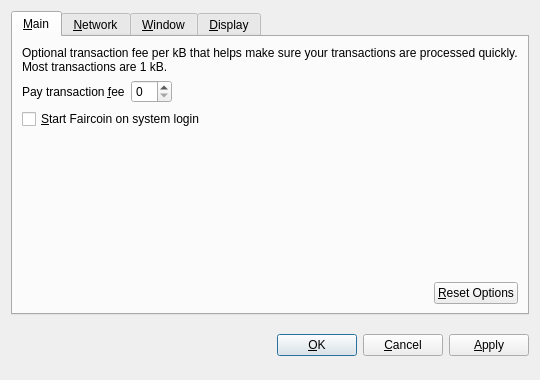
<?xml version="1.0" encoding="UTF-8"?>
<ui version="4.0">
 <class>OptionsDialog</class>
 <widget class="QDialog" name="OptionsDialog">
  <property name="geometry">
   <rect>
    <x>0</x>
    <y>0</y>
    <width>540</width>
    <height>380</height>
   </rect>
  </property>
  <property name="windowTitle">
   <string>Options</string>
  </property>
  <property name="modal">
   <bool>true</bool>
  </property>
  <layout class="QVBoxLayout" name="verticalLayout">
   <item>
    <widget class="QTabWidget" name="tabWidget">
     <property name="tabPosition">
      <enum>QTabWidget::North</enum>
     </property>
     <property name="currentIndex">
      <number>0</number>
     </property>
     <widget class="QWidget" name="tabMain">
      <attribute name="title">
       <string>&amp;Main</string>
      </attribute>
      <layout class="QVBoxLayout" name="verticalLayout_Main">
       <item>
        <widget class="QLabel" name="transactionFeeInfoLabel">
         <property name="text">
          <string>Optional transaction fee per kB that helps make sure your transactions are processed quickly. Most transactions are 1 kB.</string>
         </property>
         <property name="textFormat">
          <enum>Qt::PlainText</enum>
         </property>
         <property name="wordWrap">
          <bool>true</bool>
         </property>
        </widget>
       </item>
       <item>
        <layout class="QHBoxLayout" name="horizontalLayout_1_Main">
         <item>
          <widget class="QLabel" name="transactionFeeLabel">
           <property name="text">
            <string>Pay transaction &amp;fee</string>
           </property>
           <property name="textFormat">
            <enum>Qt::PlainText</enum>
           </property>
           <property name="buddy">
            <cstring>transactionFee</cstring>
           </property>
          </widget>
         </item>
         <item>
          <widget class="BitcoinAmountField" name="transactionFee"/>
         </item>
         <item>
          <spacer name="horizontalSpacer_1_Main">
           <property name="orientation">
            <enum>Qt::Horizontal</enum>
           </property>
           <property name="sizeHint" stdset="0">
            <size>
             <width>40</width>
             <height>20</height>
            </size>
           </property>
          </spacer>
         </item>
        </layout>
       </item>
       <item>
        <widget class="QCheckBox" name="bitcoinAtStartup">
         <property name="toolTip">
          <string>Automatically start Faircoin after logging in to the system.</string>
         </property>
         <property name="text">
          <string>&amp;Start Faircoin on system login</string>
         </property>
        </widget>
       </item>
       <item>
        <spacer name="verticalSpacer_Main">
         <property name="orientation">
          <enum>Qt::Vertical</enum>
         </property>
         <property name="sizeHint" stdset="0">
          <size>
           <width>20</width>
           <height>40</height>
          </size>
         </property>
        </spacer>
       </item>
       <item>
        <layout class="QHBoxLayout" name="horizontalLayout_2_Main">
         <item>
          <spacer name="horizontalSpacer_2_Main">
           <property name="orientation">
            <enum>Qt::Horizontal</enum>
           </property>
           <property name="sizeHint" stdset="0">
            <size>
             <width>40</width>
             <height>20</height>
            </size>
           </property>
          </spacer>
         </item>
         <item>
          <widget class="QPushButton" name="resetButton">
           <property name="toolTip">
            <string>Reset all client options to default.</string>
           </property>
           <property name="text">
            <string>&amp;Reset Options</string>
           </property>
           <property name="autoDefault">
            <bool>false</bool>
           </property>
          </widget>
         </item>
        </layout>
       </item>
      </layout>
     </widget>
     <widget class="QWidget" name="tabNetwork">
      <attribute name="title">
       <string>&amp;Network</string>
      </attribute>
      <layout class="QVBoxLayout" name="verticalLayout_Network">
       <item>
        <widget class="QCheckBox" name="mapPortUpnp">
         <property name="toolTip">
          <string>Automatically open the Faircoin client port on the router. This only works when your router supports UPnP and it is enabled.</string>
         </property>
         <property name="text">
          <string>Map port using &amp;UPnP</string>
         </property>
        </widget>
       </item>
       <item>
        <widget class="QCheckBox" name="connectSocks">
         <property name="toolTip">
          <string>Connect to the Faircoin network through a SOCKS proxy (e.g. when connecting through Tor).</string>
         </property>
         <property name="text">
          <string>&amp;Connect through SOCKS proxy:</string>
         </property>
        </widget>
       </item>
       <item>
        <layout class="QHBoxLayout" name="horizontalLayout_Network">
         <item>
          <widget class="QLabel" name="proxyIpLabel">
           <property name="text">
            <string>Proxy &amp;IP:</string>
           </property>
           <property name="textFormat">
            <enum>Qt::PlainText</enum>
           </property>
           <property name="buddy">
            <cstring>proxyIp</cstring>
           </property>
          </widget>
         </item>
         <item>
          <widget class="QValidatedLineEdit" name="proxyIp">
           <property name="maximumSize">
            <size>
             <width>140</width>
             <height>16777215</height>
            </size>
           </property>
           <property name="toolTip">
            <string>IP address of the proxy (e.g. 127.0.0.1)</string>
           </property>
          </widget>
         </item>
         <item>
          <widget class="QLabel" name="proxyPortLabel">
           <property name="text">
            <string>&amp;Port:</string>
           </property>
           <property name="textFormat">
            <enum>Qt::PlainText</enum>
           </property>
           <property name="buddy">
            <cstring>proxyPort</cstring>
           </property>
          </widget>
         </item>
         <item>
          <widget class="QLineEdit" name="proxyPort">
           <property name="maximumSize">
            <size>
             <width>55</width>
             <height>16777215</height>
            </size>
           </property>
           <property name="toolTip">
            <string>Port of the proxy (e.g. 9050)</string>
           </property>
          </widget>
         </item>
         <item>
          <widget class="QLabel" name="socksVersionLabel">
           <property name="text">
            <string>SOCKS &amp;Version:</string>
           </property>
           <property name="textFormat">
            <enum>Qt::PlainText</enum>
           </property>
           <property name="buddy">
            <cstring>socksVersion</cstring>
           </property>
          </widget>
         </item>
         <item>
          <widget class="QValueComboBox" name="socksVersion">
           <property name="toolTip">
            <string>SOCKS version of the proxy (e.g. 5)</string>
           </property>
          </widget>
         </item>
         <item>
          <spacer name="horizontalSpacer_Network">
           <property name="orientation">
            <enum>Qt::Horizontal</enum>
           </property>
           <property name="sizeHint" stdset="0">
            <size>
             <width>40</width>
             <height>20</height>
            </size>
           </property>
          </spacer>
         </item>
        </layout>
       </item>
       <item>
        <spacer name="verticalSpacer_Network">
         <property name="orientation">
          <enum>Qt::Vertical</enum>
         </property>
         <property name="sizeHint" stdset="0">
          <size>
           <width>20</width>
           <height>40</height>
          </size>
         </property>
        </spacer>
       </item>
      </layout>
     </widget>
     <widget class="QWidget" name="tabWindow">
      <attribute name="title">
       <string>&amp;Window</string>
      </attribute>
      <layout class="QVBoxLayout" name="verticalLayout_Window">
       <item>
        <widget class="QCheckBox" name="minimizeToTray">
         <property name="toolTip">
          <string>Show only a tray icon after minimizing the window.</string>
         </property>
         <property name="text">
          <string>&amp;Minimize to the tray instead of the taskbar</string>
         </property>
        </widget>
       </item>
       <item>
        <widget class="QCheckBox" name="minimizeOnClose">
         <property name="toolTip">
          <string>Minimize instead of exit the application when the window is closed. When this option is enabled, the application will be closed only after selecting Quit in the menu.</string>
         </property>
         <property name="text">
          <string>M&amp;inimize on close</string>
         </property>
        </widget>
       </item>
       <item>
        <spacer name="verticalSpacer_Window">
         <property name="orientation">
          <enum>Qt::Vertical</enum>
         </property>
         <property name="sizeHint" stdset="0">
          <size>
           <width>20</width>
           <height>40</height>
          </size>
         </property>
        </spacer>
       </item>
      </layout>
     </widget>
     <widget class="QWidget" name="tabDisplay">
      <attribute name="title">
       <string>&amp;Display</string>
      </attribute>
      <layout class="QVBoxLayout" name="verticalLayout_Display">
       <item>
        <layout class="QHBoxLayout" name="horizontalLayout_1_Display">
         <item>
          <widget class="QLabel" name="langLabel">
           <property name="text">
            <string>User Interface &amp;language:</string>
           </property>
           <property name="textFormat">
            <enum>Qt::PlainText</enum>
           </property>
           <property name="buddy">
            <cstring>lang</cstring>
           </property>
          </widget>
         </item>
         <item>
          <widget class="QValueComboBox" name="lang">
           <property name="toolTip">
            <string>The user interface language can be set here. This setting will take effect after restarting Faircoin.</string>
           </property>
          </widget>
         </item>
        </layout>
       </item>
       <item>
        <layout class="QHBoxLayout" name="horizontalLayout_2_Display">
         <item>
          <widget class="QLabel" name="unitLabel">
           <property name="text">
            <string>&amp;Unit to show amounts in:</string>
           </property>
           <property name="textFormat">
            <enum>Qt::PlainText</enum>
           </property>
           <property name="buddy">
            <cstring>unit</cstring>
           </property>
          </widget>
         </item>
         <item>
          <widget class="QValueComboBox" name="unit">
           <property name="toolTip">
            <string>Choose the default subdivision unit to show in the interface and when sending coins.</string>
           </property>
          </widget>
         </item>
        </layout>
       </item>
       <item>
        <widget class="QCheckBox" name="displayAddresses">
         <property name="toolTip">
          <string>Whether to show Faircoin addresses in the transaction list or not.</string>
         </property>
         <property name="text">
          <string>&amp;Display addresses in transaction list</string>
         </property>
        </widget>
       </item>
       <item>
        <widget class="QCheckBox" name="coinControlFeatures">
         <property name="toolTip">
          <string>Whether to show coin control features or not.</string>
         </property>
         <property name="text">
          <string>Display coin &amp;control features (experts only!)</string>
         </property>
        </widget>
       </item>
       <item>
        <spacer name="verticalSpacer_Display">
         <property name="orientation">
          <enum>Qt::Vertical</enum>
         </property>
         <property name="sizeHint" stdset="0">
          <size>
           <width>20</width>
           <height>40</height>
          </size>
         </property>
        </spacer>
       </item>
      </layout>
     </widget>
    </widget>
   </item>
   <item>
    <layout class="QHBoxLayout" name="horizontalLayout_Buttons">
     <item>
      <spacer name="horizontalSpacer_1">
       <property name="orientation">
        <enum>Qt::Horizontal</enum>
       </property>
       <property name="sizeHint" stdset="0">
        <size>
         <width>40</width>
         <height>48</height>
        </size>
       </property>
      </spacer>
     </item>
     <item>
      <widget class="QLabel" name="statusLabel">
       <property name="font">
        <font>
         <weight>75</weight>
         <bold>true</bold>
        </font>
       </property>
       <property name="text">
        <string/>
       </property>
       <property name="textFormat">
        <enum>Qt::PlainText</enum>
       </property>
       <property name="wordWrap">
        <bool>true</bool>
       </property>
      </widget>
     </item>
     <item>
      <spacer name="horizontalSpacer_2">
       <property name="orientation">
        <enum>Qt::Horizontal</enum>
       </property>
       <property name="sizeHint" stdset="0">
        <size>
         <width>40</width>
         <height>48</height>
        </size>
       </property>
      </spacer>
     </item>
     <item>
      <widget class="QPushButton" name="okButton">
       <property name="text">
        <string>&amp;OK</string>
       </property>
      </widget>
     </item>
     <item>
      <widget class="QPushButton" name="cancelButton">
       <property name="text">
        <string>&amp;Cancel</string>
       </property>
       <property name="autoDefault">
        <bool>false</bool>
       </property>
      </widget>
     </item>
     <item>
      <widget class="QPushButton" name="applyButton">
       <property name="text">
        <string>&amp;Apply</string>
       </property>
       <property name="autoDefault">
        <bool>false</bool>
       </property>
      </widget>
     </item>
    </layout>
   </item>
  </layout>
 </widget>
 <customwidgets>
  <customwidget>
   <class>BitcoinAmountField</class>
   <extends>QSpinBox</extends>
   <header>bitcoinamountfield.h</header>
  </customwidget>
  <customwidget>
   <class>QValueComboBox</class>
   <extends>QComboBox</extends>
   <header>qvaluecombobox.h</header>
  </customwidget>
  <customwidget>
   <class>QValidatedLineEdit</class>
   <extends>QLineEdit</extends>
   <header>qvalidatedlineedit.h</header>
  </customwidget>
 </customwidgets>
 <resources/>
 <connections/>
</ui>
